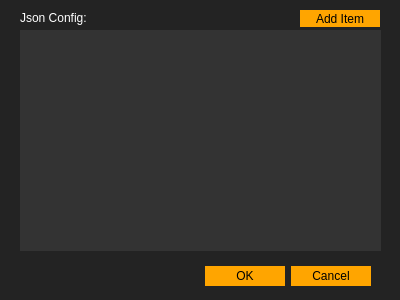
<?xml version="1.0" encoding="UTF-8"?>
<ui version="4.0">
 <class>AcriaConfig</class>
 <widget class="QDialog" name="AcriaConfig">
  <property name="geometry">
   <rect>
    <x>0</x>
    <y>0</y>
    <width>400</width>
    <height>300</height>
   </rect>
  </property>
  <property name="windowTitle">
   <string>Configuration</string>
  </property>
  <property name="windowIcon">
   <iconset>
    <normaloff>resources/acria_logo5_colored.svg</normaloff>resources/acria_logo5_colored.svg</iconset>
  </property>
  <property name="styleSheet">
   <string notr="true">background-color:#232323;
color:white;</string>
  </property>
  <widget class="QDialogButtonBox" name="buttonBox">
   <property name="geometry">
    <rect>
     <x>30</x>
     <y>260</y>
     <width>341</width>
     <height>32</height>
    </rect>
   </property>
   <property name="styleSheet">
    <string notr="true">background-color:white;
color:black;
border: none;
/*padding:30px;*/
width:80px;
padding-top:3px;
padding-bottom:3px;
background-color:orange;</string>
   </property>
   <property name="orientation">
    <enum>Qt::Horizontal</enum>
   </property>
   <property name="standardButtons">
    <set>QDialogButtonBox::Cancel|QDialogButtonBox::Ok</set>
   </property>
  </widget>
  <widget class="QPlainTextEdit" name="plainTextEdit">
   <property name="geometry">
    <rect>
     <x>20</x>
     <y>30</y>
     <width>361</width>
     <height>221</height>
    </rect>
   </property>
   <property name="styleSheet">
    <string notr="true">background-color:#333333;</string>
   </property>
   <property name="frameShape">
    <enum>QFrame::NoFrame</enum>
   </property>
  </widget>
  <widget class="QLabel" name="label">
   <property name="geometry">
    <rect>
     <x>20</x>
     <y>10</y>
     <width>71</width>
     <height>16</height>
    </rect>
   </property>
   <property name="text">
    <string>Json Config:</string>
   </property>
  </widget>
  <widget class="QPushButton" name="pushButton_add_item">
   <property name="geometry">
    <rect>
     <x>300</x>
     <y>10</y>
     <width>80</width>
     <height>17</height>
    </rect>
   </property>
   <property name="autoFillBackground">
    <bool>false</bool>
   </property>
   <property name="styleSheet">
    <string notr="true">background-color:white;
color:black;
border: none;
/*padding:30px;*/
width:80px;
padding-top:3px;
padding-bottom:3px;
background-color:orange;</string>
   </property>
   <property name="text">
    <string>Add Item</string>
   </property>
   <property name="autoDefault">
    <bool>false</bool>
   </property>
   <property name="default">
    <bool>true</bool>
   </property>
   <property name="flat">
    <bool>false</bool>
   </property>
  </widget>
 </widget>
 <resources/>
 <connections>
  <connection>
   <sender>buttonBox</sender>
   <signal>accepted()</signal>
   <receiver>AcriaConfig</receiver>
   <slot>accept()</slot>
   <hints>
    <hint type="sourcelabel">
     <x>248</x>
     <y>254</y>
    </hint>
    <hint type="destinationlabel">
     <x>157</x>
     <y>274</y>
    </hint>
   </hints>
  </connection>
  <connection>
   <sender>buttonBox</sender>
   <signal>rejected()</signal>
   <receiver>AcriaConfig</receiver>
   <slot>reject()</slot>
   <hints>
    <hint type="sourcelabel">
     <x>316</x>
     <y>260</y>
    </hint>
    <hint type="destinationlabel">
     <x>286</x>
     <y>274</y>
    </hint>
   </hints>
  </connection>
 </connections>
</ui>
